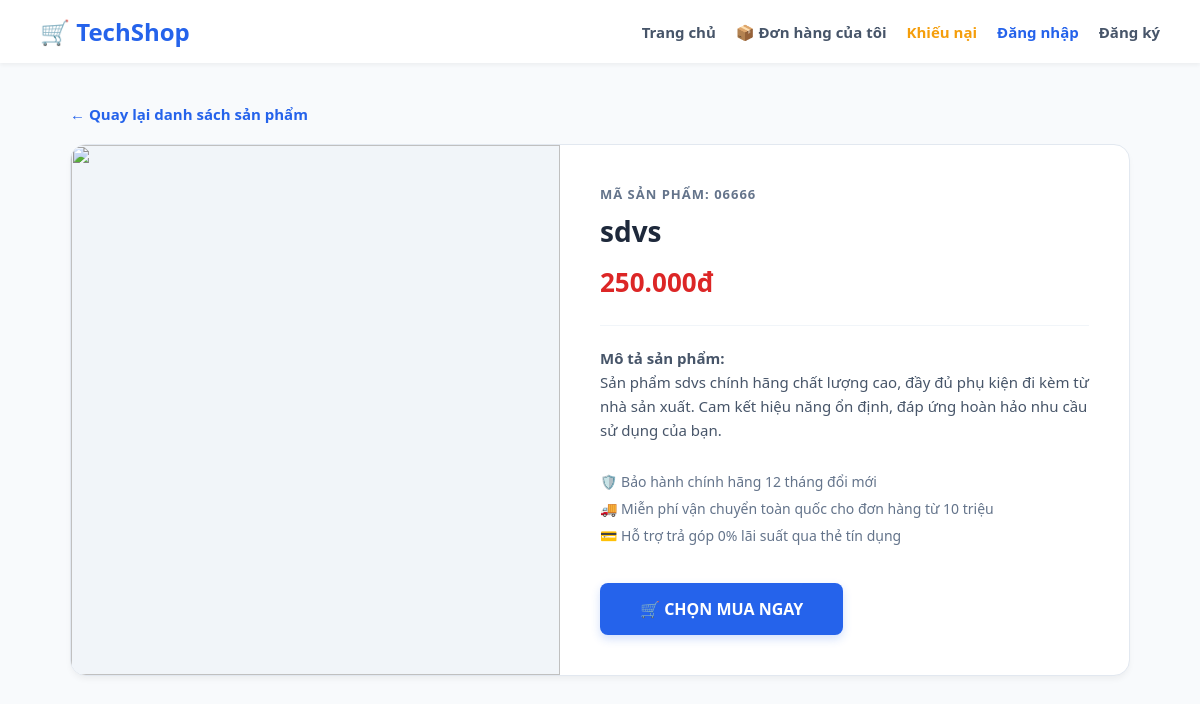
The app's page /chi-tiet.php?id=06666 with its own data.
### tables this page shows
CREATE TABLE `products` (
  `product_id` varchar(20) NOT NULL,
  `description` text NOT NULL,
  `price` varchar(100) NOT NULL,
  `image` text NOT NULL
);

### db_utils.php (called while the page is built, shortened)
<?php
class DB_UTILS
{
    public $connection;
    public function __construct()
    {
        $db = new Database();
        $this->connection = $db->getConnection();
    }
    function getOne($sql, $params = [])
    {
        $conn = $this->connection;
        $stmt = $conn->prepare($sql);
        $stmt->execute($params);
        return $stmt->fetch(PDO::FETCH_ASSOC);
    }
}

### chi-tiet.php (the view, shortened to what this page needs)
<?php
require_once "./db_utils.php";
$db = new DB_UTILS();
$product_id = $_GET['id'] ?? '';
$product = $db->getOne("SELECT * FROM products WHERE product_id = ?", [$product_id]);
$cleanPrice = (int) preg_replace('/[^\d]/', '', $product['price']);
$cart_count = 0;
?>
<!DOCTYPE html>
<html lang="vi">
<head>
</head>
<body>
    <header>
        <a href="index.php" class="brand">🛒 TechShop</a>
        <div class="nav-links">
            <a href="index.php">Trang chủ</a>
            <a href="DonHang.php">📦 Đơn hàng của tôi</a>
            <a href="send_report.php" style="color: #f59e0b; font-weight: bold;">
                <i class="fas fa-exclamation-circle"></i> Khiếu nại</a>
            <?php if (isset($_SESSION['user'])): ?>
                <a href="cart.php" class="btn-cart-nav">Giỏ hàng <span class="badge">
                        <?= $cart_count ?>
                    </span></a>
                <?php if ($_SESSION['user']['role'] === 'admin'): ?>
                    <a href="admin/orders.php" style="color: #10b981; font-weight: bold;">🛠️ Trang Admin</a>
                <?php endif; ?>
                <a href="logout.php" style="color:#dc2626;">Đăng xuất (
                    <?= htmlspecialchars($_SESSION['user']['full_name']) ?>)
                </a>
            <?php else: ?>
                <a href="login.php" style="color: #2563eb;">Đăng nhập</a>
                <a href="register.php">Đăng ký</a>
            <?php endif; ?>
        </div>
    </header>
    <div class="container">
        <a href="index.php" class="btn-back-home">← Quay lại danh sách sản phẩm</a>
        <div class="product-detail-wrapper">
            <div class="detail-img-box">
                <img src="<?= htmlspecialchars($product['image'] ?? '') ?>"
                    onerror="this.src='https://images.unsplash.com/photo-1542291026-7eec264c27ff?w=600'">
            </div>
            <div class="detail-info-box">
                <div class="detail-id">Mã sản phẩm:
                    <?= htmlspecialchars($product['product_id']) ?>
                </div>
                <h1 class="detail-title">
                    <?= htmlspecialchars($product['tenSP'] ?? $product['description'] ?? 'Sản phẩm') ?>
                </h1>
                <div class="detail-price">
                    <?= number_format($cleanPrice, 0, ',', '.') ?>đ
                </div>
                <div class="detail-desc">
                    <strong>Mô tả sản phẩm:</strong><br>
                    Sản phẩm
                    <?= htmlspecialchars($product['tenSP'] ?? $product['description'] ?? 'thiết bị') ?> chính hãng chất
                    lượng cao, đầy đủ phụ kiện đi kèm từ nhà sản xuất. Cam kết hiệu năng ổn định, đáp ứng hoàn hảo nhu
                    cầu sử dụng của bạn.
                </div>
                <ul class="policy-list">
                    <li>🛡️ Bảo hành chính hãng 12 tháng đổi mới</li>
                    <li>🚚 Miễn phí vận chuyển toàn quốc cho đơn hàng từ 10 triệu</li>
                    <li>💳 Hỗ trợ trả góp 0% lãi suất qua thẻ tín dụng</li>
                </ul>
                <div>
                    <a href="cart.php?add=<?= urlencode($product['product_id']) ?>" class="btn-action-buy">🛒 CHỌN MUA
                        NGAY</a>
                </div>
            </div>
        </div>
    </div>
</body>
</html>

### chi-tiet.php (style rules this page uses)
* { box-sizing: border-box; margin: 0; padding: 0; font-family: 'Segoe UI', Arial, sans-serif; }
body { background: #f8fafc; color: #334155; }
header { background: #fff; padding: 15px 40px; display: flex; justify-content: space-between; align-items: center; box-shadow: 0 2px 4px rgba(0, 0, 0, 0.05); position: sticky; top: 0; z-index: 100; }
.brand { font-size: 24px; font-weight: bold; color: #2563eb; text-decoration: none; }
.nav-links { display: flex; align-items: center; gap: 20px; }
.nav-links a { text-decoration: none; color: #475569; font-weight: 600; font-size: 15px; }
.container { max-width: 1100px; margin: 40px auto; padding: 0 20px; }
.btn-back-home { display: inline-block; margin-bottom: 20px; color: #2563eb; text-decoration: none; font-weight: bold; font-size: 15px; }
.product-detail-wrapper { background: #fff; border-radius: 16px; border: 1px solid #e2e8f0; display: flex; overflow: hidden; box-shadow: 0 4px 6px -1px rgba(0, 0, 0, 0.05); }
.detail-img-box { flex: 1; background: #f1f5f9; max-width: 500px; min-height: 400px; display: flex; align-items: center; justify-content: center; }
.detail-img-box img { width: 100%; height: 100%; object-fit: cover; }
.detail-info-box { flex: 1; padding: 40px; display: flex; flex-direction: column; justify-content: center; }
.detail-id { font-size: 13px; font-weight: bold; color: #64748b; text-transform: uppercase; letter-spacing: 1px; margin-bottom: 10px; }
.detail-title { font-size: 28px; font-weight: 700; color: #1e293b; margin-bottom: 15px; line-height: 1.3; }
.detail-price { font-size: 26px; font-weight: 800; color: #dc2626; margin-bottom: 25px; }
.detail-desc { font-size: 15px; color: #475569; line-height: 1.6; margin-bottom: 30px; border-top: 1px solid #f1f5f9; padding-top: 20px; }
.policy-list { margin-bottom: 30px; list-style: none; font-size: 14px; color: #64748b; }
.policy-list li { margin-bottom: 8px; display: flex; align-items: center; gap: 8px; }
.btn-action-buy { display: inline-block; text-align: center; background: #2563eb; color: #fff; padding: 15px 40px; text-decoration: none; border-radius: 8px; font-weight: bold; font-size: 16px; transition: background 0.2s; box-shadow: 0 4px 10px rgba(37, 99, 235, 0.2); }

### records on screen
products: product_id "06666", description "sdvs", price "250.000"
